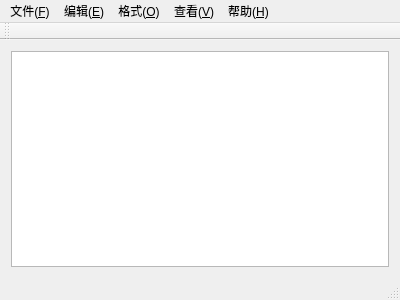
<?xml version="1.0" encoding="UTF-8"?>
<ui version="4.0">
 <class>MainWindow</class>
 <widget class="QMainWindow" name="MainWindow">
  <property name="geometry">
   <rect>
    <x>0</x>
    <y>0</y>
    <width>400</width>
    <height>300</height>
   </rect>
  </property>
  <property name="windowTitle">
   <string>MainWindow</string>
  </property>
  <widget class="QWidget" name="centralWidget">
   <layout class="QVBoxLayout" name="verticalLayout">
    <item>
     <widget class="QTextEdit" name="textEdit"/>
    </item>
   </layout>
  </widget>
  <widget class="QMenuBar" name="menuBar">
   <property name="geometry">
    <rect>
     <x>0</x>
     <y>0</y>
     <width>400</width>
     <height>31</height>
    </rect>
   </property>
   <widget class="QMenu" name="menu">
    <property name="title">
     <string>文件(&amp;F)</string>
    </property>
    <addaction name="newAction"/>
    <addaction name="openAction"/>
    <addaction name="saveAction"/>
    <addaction name="saveAsAction"/>
    <addaction name="separator"/>
    <addaction name="printAction"/>
    <addaction name="exitAction"/>
   </widget>
   <widget class="QMenu" name="menu_E">
    <property name="title">
     <string>编辑(&amp;E)</string>
    </property>
    <addaction name="undoAction"/>
    <addaction name="redoAction"/>
    <addaction name="separator"/>
    <addaction name="copyAction"/>
    <addaction name="cutAction"/>
    <addaction name="pasteAction"/>
    <addaction name="selectAllAction"/>
    <addaction name="separator"/>
    <addaction name="dateTimeAction"/>
   </widget>
   <widget class="QMenu" name="menu_G">
    <property name="title">
     <string>格式(&amp;O)</string>
    </property>
   </widget>
   <widget class="QMenu" name="menu_V">
    <property name="title">
     <string>查看(&amp;V)</string>
    </property>
   </widget>
   <widget class="QMenu" name="menu_H">
    <property name="title">
     <string>帮助(&amp;H)</string>
    </property>
   </widget>
   <addaction name="menu"/>
   <addaction name="menu_E"/>
   <addaction name="menu_G"/>
   <addaction name="menu_V"/>
   <addaction name="menu_H"/>
  </widget>
  <widget class="QToolBar" name="mainToolBar">
   <attribute name="toolBarArea">
    <enum>TopToolBarArea</enum>
   </attribute>
   <attribute name="toolBarBreak">
    <bool>false</bool>
   </attribute>
  </widget>
  <widget class="QStatusBar" name="statusBar"/>
  <action name="newAction">
   <property name="text">
    <string>新建(&amp;N)</string>
   </property>
  </action>
  <action name="openAction">
   <property name="text">
    <string>打开(&amp;O)</string>
   </property>
  </action>
  <action name="saveAction">
   <property name="text">
    <string>保存(&amp;S)</string>
   </property>
  </action>
  <action name="saveAsAction">
   <property name="text">
    <string>另存为(&amp;A)</string>
   </property>
  </action>
  <action name="printAction">
   <property name="text">
    <string>打印(&amp;P)</string>
   </property>
  </action>
  <action name="exitAction">
   <property name="text">
    <string>退出</string>
   </property>
  </action>
  <action name="undoAction">
   <property name="text">
    <string>撤销(&amp;U)</string>
   </property>
  </action>
  <action name="redoAction">
   <property name="text">
    <string>重做(&amp;R)</string>
   </property>
  </action>
  <action name="copyAction">
   <property name="text">
    <string>复制(&amp;C)</string>
   </property>
  </action>
  <action name="cutAction">
   <property name="text">
    <string>剪切(&amp;X)</string>
   </property>
  </action>
  <action name="pasteAction">
   <property name="text">
    <string>粘贴(&amp;V)</string>
   </property>
  </action>
  <action name="selectAllAction">
   <property name="text">
    <string>全选(&amp;A)</string>
   </property>
  </action>
  <action name="dateTimeAction">
   <property name="text">
    <string>日期(&amp;D)</string>
   </property>
  </action>
 </widget>
 <layoutdefault spacing="6" margin="11"/>
 <resources/>
 <connections/>
</ui>
